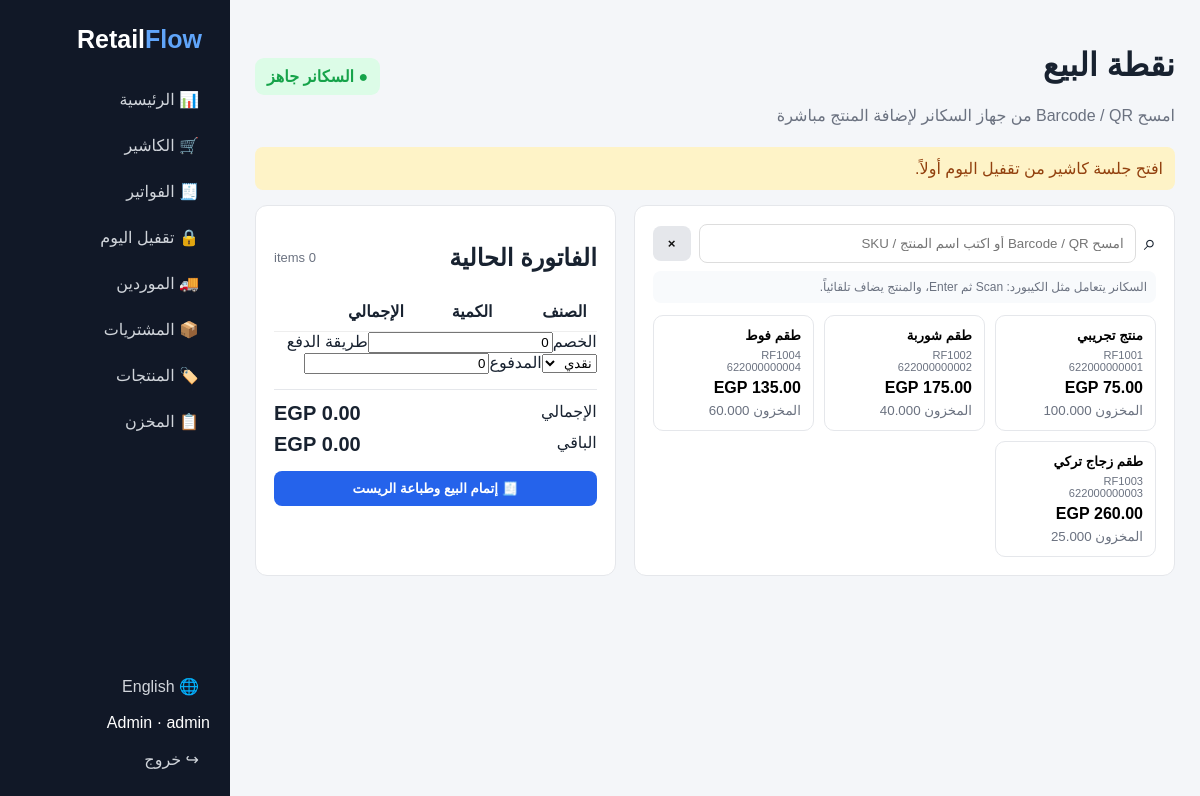
The app's page /pos.php (signed in) with its own data.
### tables this page shows
CREATE TABLE products(id INT UNSIGNED AUTO_INCREMENT PRIMARY KEY,category_id INT UNSIGNED NULL,sku VARCHAR(80) UNIQUE,barcode VARCHAR(80) UNIQUE NULL,name_ar VARCHAR(180),name_en VARCHAR(180),purchase_price DECIMAL(14,2) DEFAULT 0,sale_price DECIMAL(14,2) DEFAULT 0,stock_qty DECIMAL(14,3) DEFAULT 0,min_stock DECIMAL(14,3) DEFAULT 5,unit VARCHAR(30) DEFAULT "piece",is_active TINYINT DEFAULT 1,created_at TIMESTAMP DEFAULT CURRENT_TIMESTAMP,updated_at TIMESTAMP DEFAULT CURRENT_TIMESTAMP ON UPDATE CURRENT_TIMESTAMP,FOREIGN KEY(category_id) REFERENCES categories(id) ON DELETE SET NULL,INDEX(name_en),INDEX(barcode),INDEX(stock_qty));

### config/config.php (called while the page is built, shortened)
<?php
function db(){static $p;if(!$p)$p=new PDO("mysql:host=".DB_HOST.";dbname=".DB_NAME.";charset=utf8mb4",DB_USER,DB_PASS,[PDO::ATTR_ERRMODE=>PDO::ERRMODE_EXCEPTION,PDO::ATTR_DEFAULT_FETCH_MODE=>PDO::FETCH_ASSOC,PDO::ATTR_EMULATE_PREPARES=>false]);return $p;}
function e($v){return htmlspecialchars((string)$v,ENT_QUOTES,"UTF-8");} function redirect($u){header("Location: $u");exit;}
function lang(){return ($_SESSION["lang"]??"ar")==="en"?"en":"ar";} function t($ar,$en){return lang()==="ar"?$ar:$en;}

### config/auth.php (called while the page is built)
<?php require_once __DIR__."/config.php"; function user(){return $_SESSION["user"]??null;} function login_user($u){session_regenerate_id(true);$_SESSION["user"]=["id"=>(int)$u["id"],"name"=>$u["name"],"role"=>$u["role"]];} function logout_user(){$_SESSION=[];session_destroy();} function require_login(){if(!user())redirect("login.php");} function require_role($r){require_login();if(!in_array(user()["role"],$r,true)){http_response_code(403);exit("403 Forbidden");}} function cash_session(){if(!user())return null;$s=db()->prepare("SELECT * FROM cash_sessions WHERE user_id=? AND status='open' ORDER BY id DESC LIMIT 1");$s->execute([user()["id"]]);return $s->fetch()?:null;}

### public/pos.php (the view)
<?php require_once __DIR__."/../config/auth.php";require_role(["admin","cashier"]);$ps=db()->query("SELECT id,sku,barcode,name_ar,name_en,sale_price,stock_qty FROM products WHERE is_active=1 AND stock_qty>0 ORDER BY name_en")->fetchAll();$cs=cash_session();include __DIR__."/partials/header.php";?><header><div><h1><?=t("نقطة البيع","Point of Sale")?></h1><p class="muted"><?=t("امسح Barcode / QR من جهاز السكانر لإضافة المنتج مباشرة","Scan a Barcode / QR to add the product instantly")?></p></div><div class="scanner-status" id="scannerStatus">● <?=t("السكانر جاهز","Scanner Ready")?></div></header><?php if(!$cs):?><div class="warn"><?=t("افتح جلسة كاشير من تقفيل اليوم أولاً.","Open a cashier session from Day Closing first.")?></div><?php endif;?><div class="pos"><section class="card"><div class="scanbar"><span>⌕</span><input id="search" class="search" autocomplete="off" autofocus placeholder="<?=t("امسح Barcode / QR أو اكتب اسم المنتج / SKU","Scan Barcode / QR or type product name / SKU")?>"><button id="clearSearch" class="btn" type="button">×</button></div><div class="scan-hint"><?=t("السكانر يتعامل مثل الكيبورد: Scan ثم Enter، والمنتج يضاف تلقائياً.","Scanner works like a keyboard: Scan then Enter, and the item is added automatically.")?></div><div class="products"><?php foreach($ps as $p):?><button class="product" data-id="<?=$p["id"]?>" data-name="<?=e($p["name_en"]?:$p["name_ar"])?>" data-price="<?=$p["sale_price"]?>" data-stock="<?=$p["stock_qty"]?>" data-barcode="<?=e($p["barcode"])?>" data-sku="<?=e($p["sku"])?>"><b><?=e(lang()==="ar"?$p["name_ar"]:$p["name_en"])?></b><small><?=e($p["sku"])?><br><?=e($p["barcode"])?></small><strong><?=number_format($p["sale_price"],2)?> EGP</strong><span><?=t("المخزون","Stock")?> <?=$p["stock_qty"]?></span></button><?php endforeach;?></div></section><section class="card checkout"><div class="checkout-head"><h2><?=t("الفاتورة الحالية","Current Sale")?></h2><span id="itemCount">0 <?=t("صنف","items")?></span></div><div class="cart-list"><table id="cart"><thead><tr><th><?=t("الصنف","Item")?></th><th><?=t("الكمية","Qty")?></th><th><?=t("الإجمالي","Total")?></th><th></th></tr></thead><tbody></tbody></table></div><label><?=t("الخصم","Discount")?><input id="discount" type="number" min="0" step=".01" value="0"></label><label><?=t("طريقة الدفع","Payment")?><select id="payment"><option value="cash"><?=t("نقدي","Cash")?></option><option value="card"><?=t("بطاقة","Card")?></option><option value="other"><?=t("أخرى","Other")?></option></select></label><label><?=t("المدفوع","Paid")?><input id="paid" type="number" min="0" step=".01" value="0"></label><div class="totals"><div><span><?=t("الإجمالي","Total")?></span><strong id="total">0.00 EGP</strong></div><div><span><?=t("الباقي","Change")?></span><strong id="change">0.00 EGP</strong></div></div><button id="sell" class="btn primary full" <?=!$cs?"disabled":""?>>🧾 <?=t("إتمام البيع وطباعة الريست","Complete Sale & Print Receipt")?></button></section></div><script>window.CSRF="<?=e(csrf())?>";</script><script src="assets/pos.js"></script><?php include __DIR__."/partials/footer.php";?>

### public/partials/header.php
<?php require_login();$flash=$_SESSION["flash"]??null;unset($_SESSION["flash"]);$role=user()["role"];?><!doctype html><html lang="<?=lang()?>" dir="<?=lang()==="ar"?"rtl":"ltr"?>"><head><meta charset="utf-8"><meta name="viewport" content="width=device-width,initial-scale=1"><link rel="stylesheet" href="assets/app.css"><title>RetailFlow</title></head><body><aside><div class="logo">Retail<span>Flow</span></div><nav><a href="index.php">📊 <?=t("الرئيسية","Dashboard")?></a><?php if(in_array($role,["admin","cashier"],true)):?><a href="pos.php">🛒 <?=t("الكاشير","POS")?></a><a href="invoices.php">🧾 <?=t("الفواتير","Invoices")?></a><?php endif;?><?php if($role==="admin"):?><a href="closing.php">🔒 <?=t("تقفيل اليوم","Day Closing")?></a><a href="suppliers.php">🚚 <?=t("الموردين","Suppliers")?></a><a href="purchases.php">📦 <?=t("المشتريات","Purchases")?></a><?php endif;?><?php if(in_array($role,["admin","warehouse"],true)):?><a href="products.php">🏷️ <?=t("المنتجات","Products")?></a><a href="stock.php">📋 <?=t("المخزن","Stock")?></a><?php endif;?></nav><div class="bottom"><a href="lang.php?to=<?=lang()==="ar"?"en":"ar"?>">🌐 <?=lang()==="ar"?"English":"العربية"?></a><span><?=e(user()["name"])?> · <?=e($role)?></span><a href="logout.php">↪ <?=t("خروج","Logout")?></a></div></aside><main><?php if($flash):?><div class="<?=e($flash["type"])?>"><?=e($flash["msg"]??"")?></div><?php endif;?>

### public/partials/footer.php
</main></body></html>

### public/assets/app.css (style rules this page uses)
* { box-sizing:border-box }
body { margin:0;font-family:Arial,Tahoma,sans-serif;background:#f4f6f9;color:#182230 }
aside { position:fixed;inset:0 auto 0 0;width:230px;background:#111827;color:#fff;padding:20px;display:flex;flex-direction:column }
aside a { display:block;color:#d1d5db;text-decoration:none;padding:11px;border-radius:8px }
nav { display:grid;gap:5px }
.bottom { margin-top:auto;display:grid;gap:7px }
.logo { font-size:25px;font-weight:800;margin:5px 8px 25px }
.logo span { color:#60a5fa }
main { margin-left:230px;padding:25px;width:calc(100% - 230px) }
header { display:flex;justify-content:space-between;align-items:center;margin-bottom:18px }
.card,.stats>div { background:#fff;border:1px solid #e5e7eb;border-radius:12px;padding:18px;margin-bottom:18px }
.btn { border:0;border-radius:8px;padding:10px 15px;cursor:pointer;text-decoration:none;background:#e5e7eb;color:#111;font-weight:700 }
.primary { background:#2563eb;color:#fff }
.full { width:100% }
.ok,.bad,.warn { padding:12px;border-radius:8px;margin-bottom:15px }
.warn { background:#fef3c7;color:#92400e }
.pos { display:grid;grid-template-columns:1.2fr .8fr;gap:18px }
.products { display:grid;grid-template-columns:repeat(3,1fr);gap:10px }
.product { background:#fff;border:1px solid #e5e7eb;border-radius:10px;padding:12px;text-align:start;display:grid;gap:6px;cursor:pointer }
.product small,.product span { color:#6b7280 }
.search { width:100%;padding:11px;border:1px solid #ddd;border-radius:8px;margin-bottom:12px }
.cart-list { max-height:450px;overflow:auto }
table { width:100%;border-collapse:collapse }
th,td { padding:10px;border-bottom:1px solid #eee;text-align:start }
.muted { margin:4px 0;color:#6b7280 }
.scanner-status { font-weight:700;color:#16a34a;background:#dcfce7;padding:9px 12px;border-radius:9px }
.scanbar { display:flex;gap:8px;align-items:center }
.scanbar .search { margin:0 }
.scanbar>span { font-size:22px }
.scan-hint { font-size:12px;color:#6b7280;background:#f8fafc;padding:9px;border-radius:8px;margin:8px 0 12px }
.checkout-head { display:flex;justify-content:space-between;align-items:center }
.checkout-head span { color:#6b7280;font-size:13px }
.cart-list { max-height:420px;overflow:auto }
.totals { border-top:1px solid #e5e7eb;margin:15px 0;padding-top:12px;display:grid;gap:8px }
.totals div { display:flex;justify-content:space-between }
.totals strong { font-size:20px }
.product strong { font-size:16px }

### records on screen
products: name_ar "منتج تجريبي", sku "RF1001", barcode "622000000001", stock_qty "100.000"
products: name_ar "طقم شوربة", sku "RF1002", barcode "622000000002", stock_qty "40.000"
products: name_ar "طقم فوط", sku "RF1004", barcode "622000000004", stock_qty "60.000"
products: name_ar "طقم زجاج تركي", sku "RF1003", barcode "622000000003", sale_price "260.00", stock_qty "25.000"

### other values on screen
t("الرئيسية","Dashboard") "الرئيسية"
t("الكاشير","POS") "الكاشير"
t("الفواتير","Invoices") "الفواتير"
t("تقفيل اليوم","Day Closing") "تقفيل اليوم"
t("الموردين","Suppliers") "الموردين"
t("المشتريات","Purchases") "المشتريات"
t("المنتجات","Products") "المنتجات"
t("المخزن","Stock") "المخزن"
user()["name"] "Admin"
$role "admin"
t("خروج","Logout") "خروج"
t("نقطة البيع","Point of Sale") "نقطة البيع"
t("السكانر جاهز","Scanner Ready") "السكانر جاهز"
t("الفاتورة الحالية","Current Sale") "الفاتورة الحالية"
t("الصنف","Item") "الصنف"
